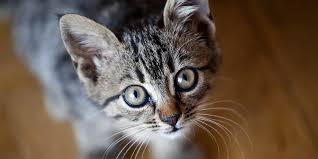
#> input picture Resources/cat1.jpeg, 318 x 159 px, found by its file name
$ jupyter execute ResizingAndCroppingImages.ipynb
#> lines starting #> are read from the running program, lines starting #| are printed output that depends on the picture
[cell 1]
import cv2
import matplotlib.pyplot as plt

[cell 2]
img = cv2.imread("Resources/cat1.jpeg")
#> img is the input picture: shape (159, 318, 3); mean B, G, R 75.4, 88.7, 105

[cell 3]
imgResize = cv2.resize(img, (200, 200))
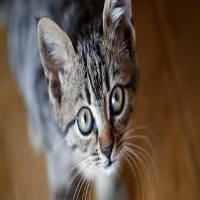
#> imgResize: shape (200, 200, 3); mean B, G, R 75.3, 88.6, 104.9

[cell 4]
plt.imshow(img)

[cell 5]
plt.imshow(imgResize)

[cell 6]
img.shape
#> Out = (159, 318, 3)

[cell 7]
imgResize.shape
#> Out = (200, 200, 3)

[cell 8]
imgCropped = img[0:100, 100:200]
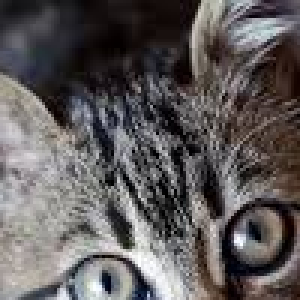
#> imgCropped: shape (100, 100, 3) (shown 3 times larger); mean B, G, R 90.9, 90.7, 95

$ run again, with Resources/cat3.jpeg copied over Resources/cat1.jpeg
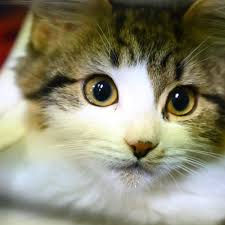
#> input picture Resources/cat3.jpeg, 225 x 225 px, found by its file name
#> img is the input picture: shape (225, 225, 3); mean B, G, R 116.1, 138.3, 141
#> `imgResize = cv2.resize(img, (200, 200))`:
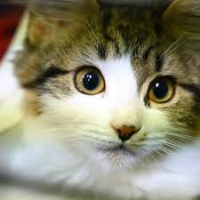
#> imgResize: shape (200, 200, 3); mean B, G, R 116, 138.2, 140.9
#> `imgCropped = img[0:100, 100:200]`:
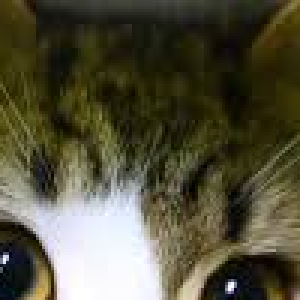
#> imgCropped: shape (100, 100, 3) (shown 3 times larger); mean B, G, R 59.9, 81.1, 83.8

$ run again, with Resources/cat4.jpeg copied over Resources/cat1.jpeg
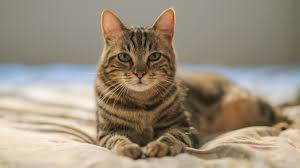
#> input picture Resources/cat4.jpeg, 300 x 168 px, found by its file name
#> img is the input picture: shape (168, 300, 3); mean B, G, R 124.8, 142.6, 155.4
#> `imgResize = cv2.resize(img, (200, 200))`:
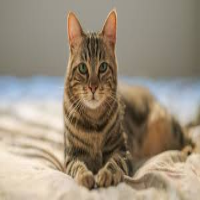
#> imgResize: shape (200, 200, 3); mean B, G, R 124.7, 142.5, 155.3
#> `imgCropped = img[0:100, 100:200]`:
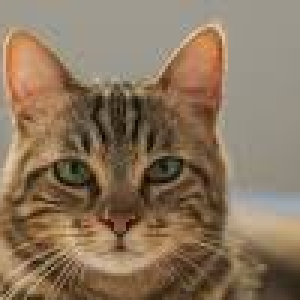
#> imgCropped: shape (100, 100, 3) (shown 3 times larger); mean B, G, R 93.3, 116.8, 138.1

$ run again, with Resources/cameraman.png saved as Resources/cat1.jpeg
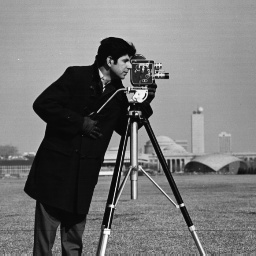
#> input picture Resources/cameraman.png, 256 x 256 px, found by its file name
#> img is the input picture: shape (256, 256, 3); min 4, max 254, mean 118.7
#> `imgResize = cv2.resize(img, (200, 200))`:
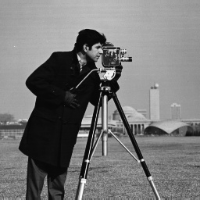
#> imgResize: shape (200, 200, 3); min 5, max 252, mean 118.6
#> `imgCropped = img[0:100, 100:200]`:
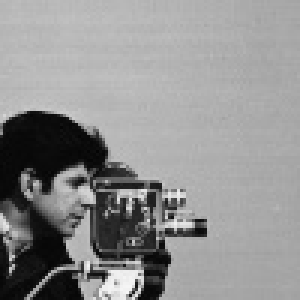
#> imgCropped: shape (100, 100, 3) (shown 3 times larger); min 4, max 245, mean 144.1
